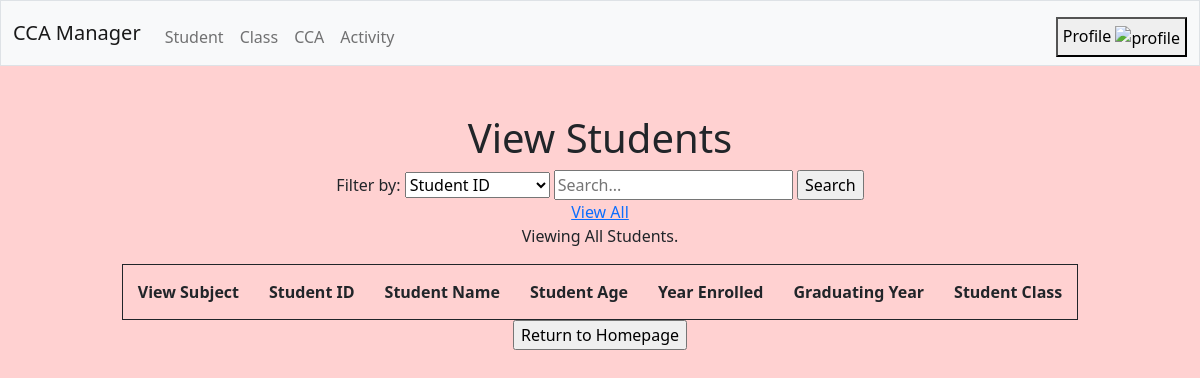
The app's page /view/students, older data.
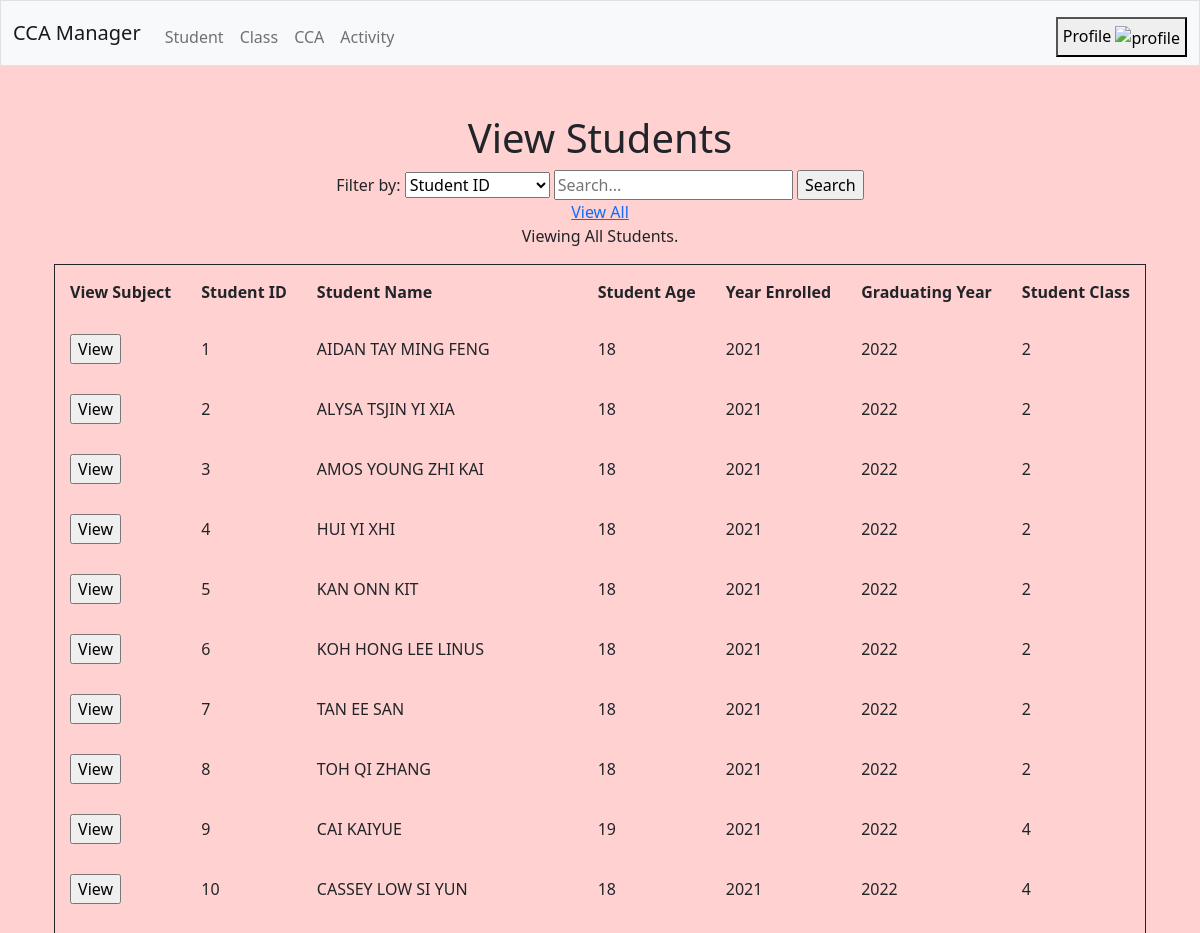
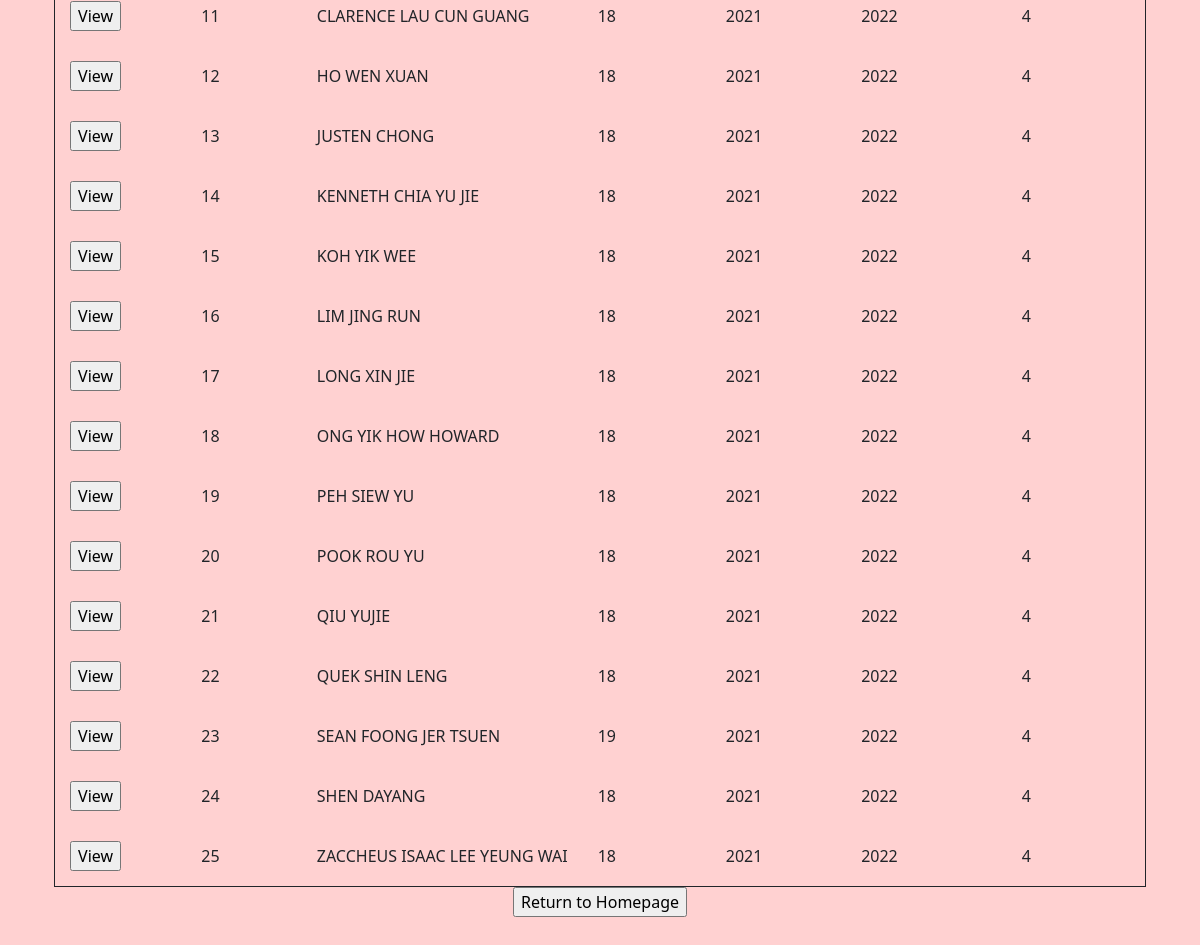
The same page, newer data (2 pictures, top to bottom).
### tables this page shows
CREATE TABLE student (
    id INTEGER,
    name TEXT,
    age INTEGER,
    year_enrolled INTEGER,
    graduating_year INTEGER,
    student_class INTEGER,
    PRIMARY KEY(id),
    FOREIGN KEY(student_class) REFERENCES class(id)
);

### main.py (the view, shortened to what this page needs)
@app.route('/view/<form>', methods=['POST', 'GET'])
def view(form):
    if request.method == 'POST': # filter functions for view page
        search_key = request.form['search_key'] # str
        search_value = request.form['search_value'] # str
        data = storage.database[form].find(
            {search_key: search_value}
        ) # list of dict
    if form == 'students':
        if request.method == 'POST': # filter
            if data == []:
                return frontend.view_student(
                    data=data,
                    message='Student {} {} cannot be found.'.format(search_key, search_value)
                )
            else:
                return frontend.view_student(
                    data=data,
                    message="Viewing Students with {} {}.".format(search_key, search_value)
                )
        else:
            data = storage.database[form].get_all() # list of dict
            return frontend.view_student(data=data, message='Viewing All Students.')

### frontend.py (called while the page is built)
def view_student(data: list, message="") -> None:
    return render_template("view.html",
                           entity="students",
                           headers=[
                               {"label": "Student ID", "value": "id"},
                               {"label": "Student Name", "value": "name"},
                               {"label": "Student Age", "value": "age"},
                               {"label": "Year Enrolled", "value": "year_enrolled"},
                               {"label": "Graduating Year", "value": "graduating_year"},
                               {"label": "Student Class", "value": "student_class"}],
                           data=data,
                           message=message)

### storage.py (called while the page is built)
    def get_all(self, column='*') -> list:
        sql_statement = 'SELECT ' + column + ' FROM ' + self.__table
        return self.execute(sql_statement)

### templates/view.html (shortened to what this page needs)
{% extends "layout.html" %}
{% block main %}
    <h1>View {{ entity | title }}</h1>
    {% if entity == "subject" %}
    <h2>Subjects Taken</h2>
    <h3>Student Name: {{ student_name['name'] }}</h3>
    <table>
        <tr>
            {% for header in headers %}
            <th>{{ header['label'] }}</th>
            {% endfor %}
        </tr>
        {% for record in data %}
        <tr>
            {% for value in record.values() %}
            <td>{{ value }}</td>
            {% endfor %}
        </tr>
        {% endfor %}
    </table>
    <p><a href="/view/students">Return to View Student</a></p>
    {% else %}
    <form action="/view/{{ entity }}" method="POST">
        <label for="search_key">Filter by: </label>
        <select name="search_key" id="search_key">
            {% for header in headers %}
            <option value="{{ header['value'] }}">{{ header['label'] }}</option>
            {% endfor %}
        </select>
        <input
            id="search_value"
            type="text"
            name="search_value"
            value=""
            placeholder="Search..."
            autocomplete="off"
            required
            >
        <input type="submit" value="Search">
    </form>
    <a href="/view/{{ entity }}">View All</a>
    <p id="fail">{{ message }}</p>
    <table>
        <tr>
            {% if entity == "students" %}
            <th>View Subject</th>
            {% endif %}
            {% for header in headers %}
            <th>{{ header['label'] }}</th>
            {% endfor %}
        </tr>
        {% for record in data %}
        <tr>
            {% if entity == "students" %}
            <td>
                <form action="/view/subject" method="GET">
                    <input type="submit" value="View">
                </form>
            </td>
            {% endif %}
            {% for value in record.values() %}
            <td>{{ value }}</td>
            {% endfor %}
        </tr>
        {% endfor %}
    </table>
    {% endif %}
    <form action="/index" method="GET">
        <input type="submit" value="Return to Homepage">
    </form>
{% endblock %}

Row changes from the older to the newer data that the page shows:
added student: values "1" "18" "2", name "AIDAN TAY MING FENG", year_enrolled "2021", graduating_year "2022"
added student: values "2" "18" "2", name "ALYSA TSJIN YI XIA", year_enrolled "2021", graduating_year "2022"
added student: values "3" "18" "2", name "AMOS YOUNG ZHI KAI", year_enrolled "2021", graduating_year "2022"
added student: values "4" "18" "2", name "HUI YI XHI", year_enrolled "2021", graduating_year "2022"
added student: values "5" "18" "2", name "KAN ONN KIT", year_enrolled "2021", graduating_year "2022"
added student: values "6" "18" "2", name "KOH HONG LEE LINUS", year_enrolled "2021", graduating_year "2022"
added student: values "7" "18" "2", name "TAN EE SAN", year_enrolled "2021", graduating_year "2022"
added student: values "8" "18" "2", name "TOH QI ZHANG", year_enrolled "2021", graduating_year "2022"
added student: values "9" "19" "4", name "CAI KAIYUE", year_enrolled "2021", graduating_year "2022"
added student: values "10" "18" "4", name "CASSEY LOW SI YUN", year_enrolled "2021", graduating_year "2022"
added student: values "11" "18" "4", name "CLARENCE LAU CUN GUANG", year_enrolled "2021", graduating_year "2022"
added student: values "12" "18" "4", name "HO WEN XUAN", year_enrolled "2021", graduating_year "2022"
added student: values "13" "18" "4", name "JUSTEN CHONG", year_enrolled "2021", graduating_year "2022"
added student: values "14" "18" "4", name "KENNETH CHIA YU JIE", year_enrolled "2021", graduating_year "2022"
added student: values "15" "18" "4", name "KOH YIK WEE", year_enrolled "2021", graduating_year "2022"
added student: values "16" "18" "4", name "LIM JING RUN", year_enrolled "2021", graduating_year "2022"
added student: values "17" "18" "4", name "LONG XIN JIE", year_enrolled "2021", graduating_year "2022"
added student: values "18" "18" "4", name "ONG YIK HOW HOWARD", year_enrolled "2021", graduating_year "2022"
added student: values "19" "18" "4", name "PEH SIEW YU", year_enrolled "2021", graduating_year "2022"
added student: values "20" "18" "4", name "POOK ROU YU", year_enrolled "2021", graduating_year "2022"
added student: values "21" "18" "4", name "QIU YUJIE", year_enrolled "2021", graduating_year "2022"
added student: values "22" "18" "4", name "QUEK SHIN LENG", year_enrolled "2021", graduating_year "2022"
added student: values "23" "19" "4", name "SEAN FOONG JER TSUEN", year_enrolled "2021", graduating_year "2022"
added student: values "24" "18" "4", name "SHEN DAYANG", year_enrolled "2021", graduating_year "2022"
added student: values "25" "18" "4", name "ZACCHEUS ISAAC LEE YEUNG WAI", year_enrolled "2021", graduating_year "2022"
